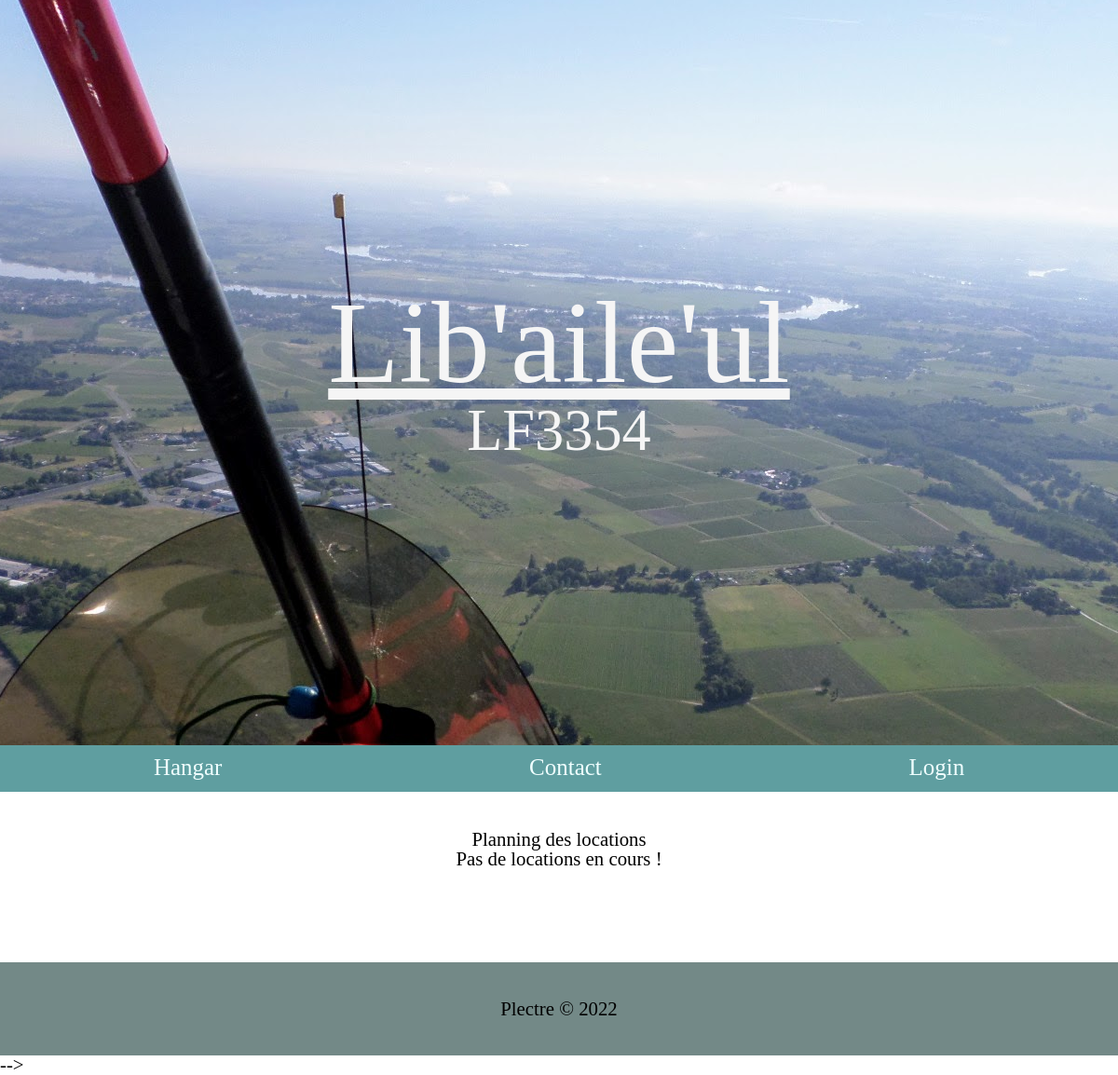
Page /location/ on the earlier database version.
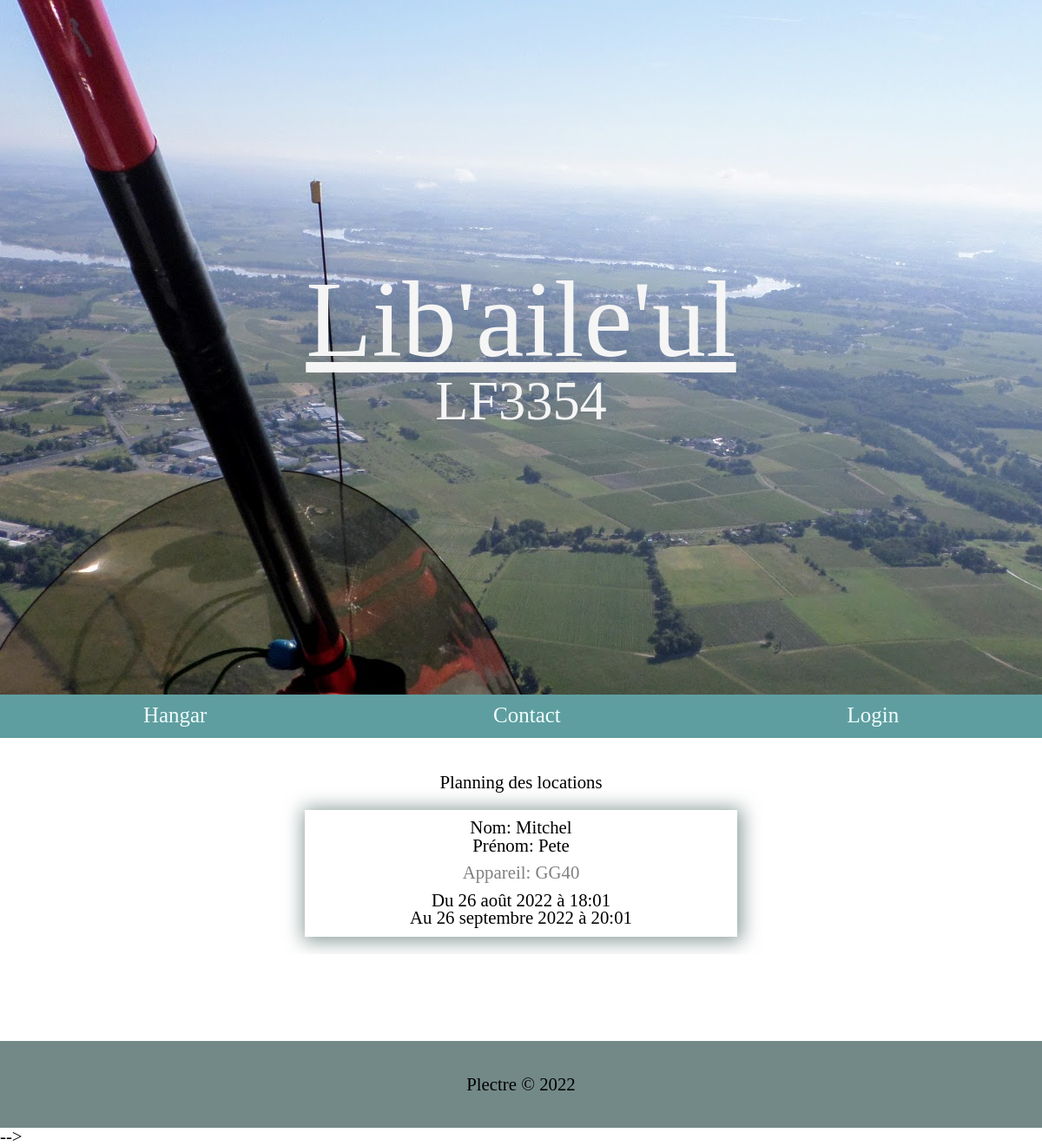
Same page on the later database version.
### location/models.py (models this page shows)
class Location(models.Model):
    nom = models.CharField(max_length=50, blank=False)
    prenom = models.CharField(max_length=50, blank=False, default="")
    machine = models.CharField(max_length=50, blank=False)
    start = models.DateTimeField(default=timezone.now, blank=False)
    end = models.DateTimeField(default=timezone.now, blank=False)
    def __str__(self):
        return self.nom

### location/views.py (the view)
# urls.py: path('', views.index, name='index'),
def index(request):
    location = Location
    locations = location.objects.all()
    les_locations = hide_past_dates(locations)
    context = {
            'locations': les_locations,
        }
    return render(request, 'location/index.html', context)

### location/views.py (called while the page is built)
def hide_past_dates(locs):
    locations = []
    for loc in locs:
        if datetime.date.today() > loc.end.date():
            pass
        else:
            locations.append(loc)
            print (locations)
    return locations

### location/templates/location/index.html (shortened to what this page needs)
{% extends 'hangar/base.html' %}
{% block content %}
<H1 style="text-align:center;">Planning des locations</H1>
<div class="location-content">
    {% if locations %}
        {% for loc in locations %}
        <div class="location-items">
                <div class="card-body">
                <h5 class="card-title">Nom: {{ loc.nom }} <br /> Prénom: {{ loc.prenom }}</h5>
                <h6 class="card-subtitle">Appareil: {{ loc.machine }}</h6>
                <p class="card-text">Du {{ loc.start.date }} à {{ loc.start.time }}<br />
                    Au {{ loc.end.date }} à {{ loc.end.time }}</p>
                </div>
        </div>
        {% endfor %}
    {% else %}
        <h4>Pas de locations en cours !</h4>
    {% endif %}
</div>
{% endblock %}

Differences in the rows shown:
now on this page (row edited): Location: nom "Mitchel", prenom "Pete", machine "GG40", start "26 août 2022", start.time "18:01", end "26 septembre 2022", end.time "20:01"
Other differences:
text no longer shown: "Pas de locations en cours !"
